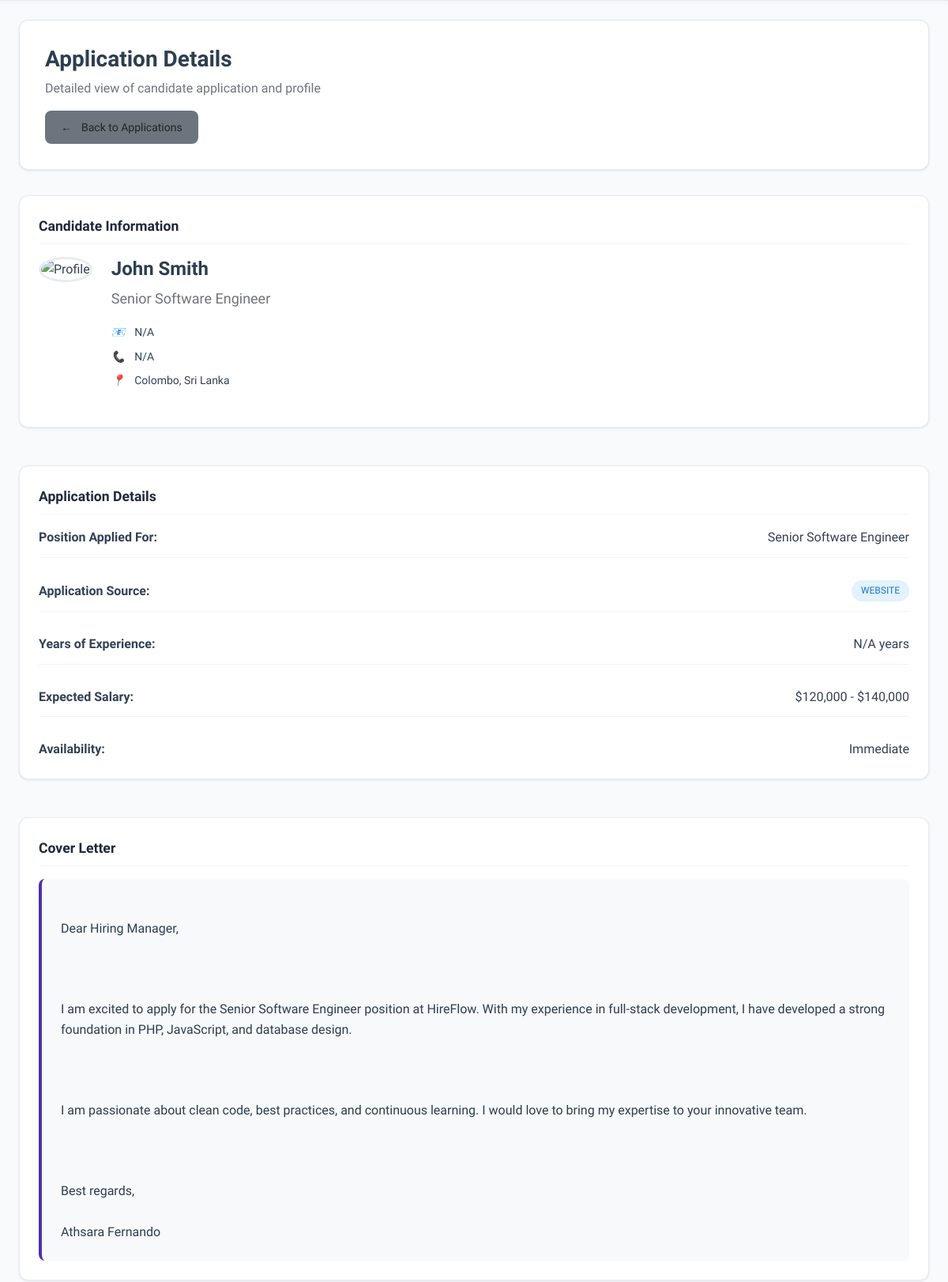
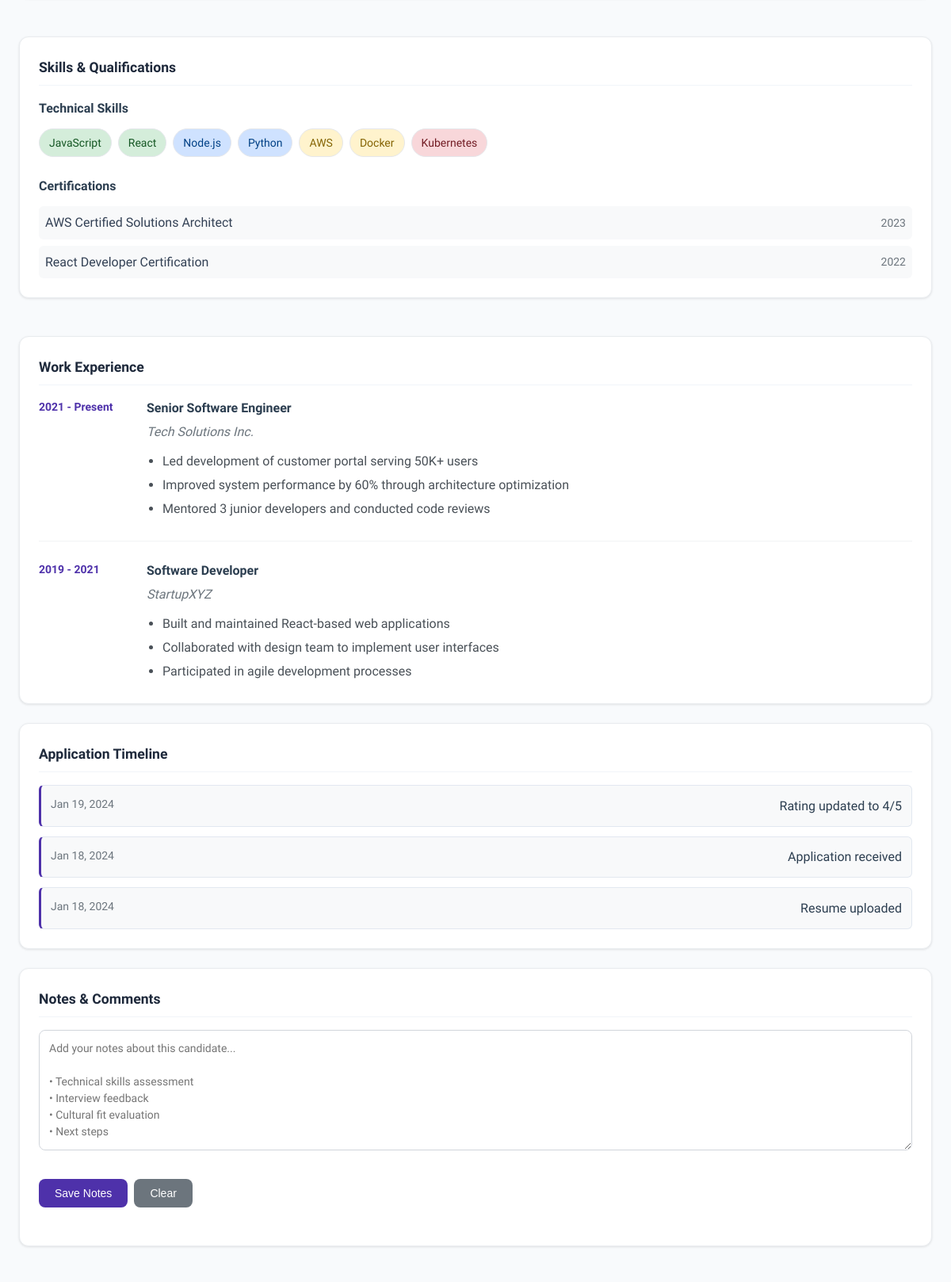
Page /public/hradmin/applicant-database/viewApplication/4 (signed in, upper part) on the committed database (2 pictures, top to bottom).
### tables this page shows
CREATE TABLE `applications` (
  `id` int(11) NOT NULL,
  `applicant_id` int(11) NOT NULL,
  `job_id` int(11) NOT NULL,
  `resume_path` varchar(255) NOT NULL,
  `cover_letter` text DEFAULT NULL,
  `status` enum('Applied','Under Review','Shortlisted','Interview Scheduled','Rejected','Offered') DEFAULT 'Applied',
  `applied_at` timestamp NOT NULL DEFAULT current_timestamp()
);

CREATE TABLE `job_posts` (
  `id` int(11) NOT NULL,
  `hr_id` int(11) NOT NULL,
  `title` varchar(200) NOT NULL,
  `department_id` int(11) DEFAULT NULL,
  `description` text NOT NULL,
  `requirements` text DEFAULT NULL,
  `benefits` text DEFAULT NULL,
  `department` varchar(100) DEFAULT NULL,
  `location` varchar(100) DEFAULT NULL,
  `salary_range` varchar(100) DEFAULT NULL,
  `employment_type` enum('Full-time','Part-time','Contract','Internship') DEFAULT 'Full-time',
  `deadline` date DEFAULT NULL,
  `status` enum('Open','Closed','Draft') DEFAULT 'Draft',
  `created_at` timestamp NOT NULL DEFAULT current_timestamp()
);

### app/controllers/hradmin/ApplicantDatabase.php (called while the page is built, shortened)
<?php
class ApplicantDatabase extends Controller
{
    public function viewApplication($id = null)
    {
        $data = [];
        $data['page_title'] = 'Application Details';
        $data['application_id'] = $id;
        $applicationModel = new Application();
        $application = $applicationModel->getApplicationById($id);
        if ($application) {
            $data['application'] = [
                'id' => $application['id'],
                'applicant_name' => $application['full_name'] ?? 'N/A',
                'email' => $application['email'] ?? 'N/A',
                'phone' => 'N/A',
                'position' => $application['job_title'] ?? 'N/A',
                'status' => $application['status'] ?? 'Unknown',
                'applied_date' => date('Y-m-d', strtotime($application['applied_at'] ?? 'now')),
                'experience' => 'N/A',
                'location' => $application['location'] ?? 'N/A',
                'education' => 'N/A',
                'skills' => [],
                'cover_letter' => $application['cover_letter'] ?? 'No cover letter provided.',
                'resume_url' => $application['resume_path'] ?? ''
            ];
        }
        $this->view('hradmin/view-application', $data);
    }
}

### app/core/App.php (called while the page is built, shortened)
<?php
class App
{
    private $method = 'index';
    private function splitURL()
    {
        $URL = $_GET['url'] ?? 'home';
        $URL = explode("/", trim($URL, "/"));
        return $URL;
    }
    private function convertUrlToClassName($url)
    {
        return str_replace(' ', '', ucwords(str_replace('-', ' ', $url)));
    }
    private function resolveControllerFile($directory, $expectedClassName)
    {
        return [null, null];
    }
    private function resolveFolderController($folder, $segment)
    {
        $controllerDir = "../app/controllers/" . $folder;
        $controllerName = $this->convertUrlToClassName($segment);
        $directPath = $controllerDir . "/" . $controllerName . ".php";
        if (file_exists($directPath)) {
            return [
                'controller' => $controllerName,
                'file' => $directPath,
            ];
        }
        return null;
    }
    public function loadController()
    {
        $URL = $this->splitURL();
        list($fileName, $controllerName) = $this->resolveControllerFile(
            "../app/controllers",
            ucfirst($URL[0])
        );
        if ($fileName) {
            require $fileName;
            $this->controller = $controllerName;
            unset($URL[0]);
        } else {
            if (isset($URL[1])) {
                $resolvedController = $this->resolveFolderController($URL[0], $URL[1]);
                if ($resolvedController) {
                    unset($URL[0]);
                    unset($URL[1]);
                } else {
                    require "../app/controllers/_404.php";
                    $this->controller = '_404';
                }
            }
        }
        $controller = new $this->controller;
        $remainingURL = array_values($URL);
        if (!empty($remainingURL[0])) {
            if (method_exists($controller, $remainingURL[0])) {
                $this->method = $remainingURL[0];
                unset($remainingURL[0]);
            }
        }
        call_user_func_array([$controller, $this->method], array_values($remainingURL));
    }
}

### public/index.php (called while the page is built, shortened)
<?php
$app = new App;
$app->loadController();

### app/core/Database.php (called while the page is built, shortened)
<?php
trait Database
{
    private function connect()
    {
        $string = 'mysql:host=' . DB_HOST . ';port=' . DB_PORT . ';dbname=' . DB_NAME;
        return new PDO($string, DB_USER, DB_PASS);
    }
    public function get_row($query, $data = [])
    {
        $con = $this->connect();
        $stmt = $con->prepare($query);
        $check = $stmt->execute($data);
        if ($check) {
            $result = $stmt->fetchAll(PDO::FETCH_ASSOC);
            if (is_array($result) && count($result)) {
                return $result[0];
            }
        }
        return false;
    }
}

### app/models/Application.php (called while the page is built, shortened)
<?php
class Application
{
    public function getApplicationById($application_id)
    {
        $query = "SELECT a.*, jp.title as job_title, jp.location, jp.employment_type,
                         jp.salary_range, jp.department, jp.deadline
                  FROM applications a
                  LEFT JOIN job_posts jp ON a.job_id = jp.id
                  WHERE a.id = ?";
        return $this->get_row($query, [$application_id]);
    }
}

### app/views/hradmin/view-application.view.php (the view, shortened to what this page needs)
<div class="main-container">
    <div class="header-section">
        <h1 class="page-title">Application Details</h1>
        <p class="page-description">Detailed view of candidate application and profile</p>
        <div class="action-buttons">
            <a href="<?= ROOT ?>/hradmin/applicant-database?tab=applications" class="btn btn-secondary">
                <i class="icon-back"></i>Back to Applications
            </a>
        </div>
    </div>
    <div class="single-column-layout">
            <div class="content-card">
                <h3 class="card-title">Candidate Information</h3>
                <div class="candidate-profile">
                    <div class="profile-header">
                        <div class="profile-image">
                            <img src="<?= ROOT ?>/assets/images/avatar-placeholder.png" alt="Profile" class="avatar">
                        </div>
                        <div class="profile-details">
                            <h2 class="candidate-name"><?= htmlspecialchars($application['name'] ?? 'John Smith') ?></h2>
                            <p class="candidate-title"><?= htmlspecialchars($application['current_title'] ?? 'Senior Software Engineer') ?></p>
                            <div class="contact-info">
                                <div class="contact-item">
                                    <i class="icon-email"></i>
                                    <span><?= htmlspecialchars($application['email'] ?? 'john.smith@email.com') ?></span>
                                </div>
                                <div class="contact-item">
                                    <i class="icon-phone"></i>
                                    <span><?= htmlspecialchars($application['phone'] ?? '+1 (555) 123-4567') ?></span>
                                </div>
                                <div class="contact-item">
                                    <i class="icon-location"></i>
                                    <span><?= htmlspecialchars($application['location'] ?? 'San Francisco, CA') ?></span>
                                </div>
                            </div>
                        </div>
                    </div>
                </div>
            </div>
            <div class="content-card">
                <h3 class="card-title">Application Details</h3>
                <div class="application-info">
                    <div class="info-row">
                        <strong>Position Applied For:</strong>
                        <span><?= htmlspecialchars($application['position'] ?? 'Senior Software Developer') ?></span>
                    </div>
                    <div class="info-row">
                        <strong>Application Source:</strong>
                        <span class="source-tag <?= strtolower($application['source'] ?? 'website') ?>"><?= ucfirst($application['source'] ?? 'Website') ?></span>
                    </div>
                    <div class="info-row">
                        <strong>Years of Experience:</strong>
                        <span><?= $application['experience'] ?? '5' ?> years</span>
                    </div>
                    <div class="info-row">
                        <strong>Expected Salary:</strong>
                        <span><?= htmlspecialchars($application['expected_salary'] ?? '$120,000 - $140,000') ?></span>
                    </div>
                    <div class="info-row">
                        <strong>Availability:</strong>
                        <span><?= htmlspecialchars($application['availability'] ?? 'Immediate') ?></span>
                    </div>
                </div>
            </div>
            <div class="content-card">
                <h3 class="card-title">Cover Letter</h3>
                <div class="cover-letter">
                    <?= nl2br(htmlspecialchars($application['cover_letter'] ?? 'Dear Hiring Manager,
I am writing to express my strong interest in the Senior Software Developer position at your company. With over 5 years of experience in full-stack development and a passion for creating innovative solutions, I believe I would be a valuable addition to your engineering team.
In my current role, I have successfully led the development of several high-impact projects, including a customer portal that increased user engagement by 40% and a microservices architecture that improved system performance by 60%. My expertise includes JavaScript, React, Node.js, Python, and cloud technologies like AWS and Docker.
What excites me most about this opportunity is the chance to work on cutting-edge projects that make a real difference. I am particularly drawn to your company\'s commitment to innovation and user-centric design principles.
I would welcome the opportunity to discuss how my skills and experience can contribute to your team\'s continued success. Thank you for considering my application.
Best regards,
John Smith')) ?>
                </div>
            </div>
            <div class="content-card">
                <h3 class="card-title">Skills & Qualifications</h3>
                <div class="skills-section">
                    <div class="skill-category">
                        <h4>Technical Skills</h4>
                        <div class="skills-grid">
                            <span class="skill-tag expert">JavaScript</span>
                            <span class="skill-tag expert">React</span>
                            <span class="skill-tag proficient">Node.js</span>
                            <span class="skill-tag proficient">Python</span>
                            <span class="skill-tag intermediate">AWS</span>
                            <span class="skill-tag intermediate">Docker</span>
                            <span class="skill-tag beginner">Kubernetes</span>
                        </div>
                    </div>
                    <div class="skill-category">
                        <h4>Certifications</h4>
                        <div class="certifications">
                            <div class="cert-item">
                                <span class="cert-name">AWS Certified Solutions Architect</span>
                                <span class="cert-date">2023</span>
                            </div>
                            <div class="cert-item">
                                <span class="cert-name">React Developer Certification</span>
                                <span class="cert-date">2022</span>
                            </div>
                        </div>
                    </div>
                </div>
            </div>
            <div class="content-card">
                <h3 class="card-title">Work Experience</h3>
                <div class="experience-timeline">
                    <div class="experience-item">
                        <div class="experience-period">2021 - Present</div>
                        <div class="experience-details">
                            <h4>Senior Software Engineer</h4>
                            <p class="company">Tech Solutions Inc.</p>
                            <ul class="achievements">
                                <li>Led development of customer portal serving 50K+ users</li>
                                <li>Improved system performance by 60% through architecture optimization</li>
                                <li>Mentored 3 junior developers and conducted code reviews</li>
                            </ul>
                        </div>
                    </div>
                    <div class="experience-item">
                        <div class="experience-period">2019 - 2021</div>
                        <div class="experience-details">
                            <h4>Software Developer</h4>
                            <p class="company">StartupXYZ</p>
                            <ul class="achievements">
                                <li>Built and maintained React-based web applications</li>
                                <li>Collaborated with design team to implement user interfaces</li>
                                <li>Participated in agile development processes</li>
                            </ul>
                        </div>
                    </div>
                </div>
            </div>
        </div>
        <div class="content-card">
            <h3 class="card-title">Application Timeline</h3>
            <div class="timeline-simple">
                <div class="timeline-event">
                    <div class="timeline-date">Jan 19, 2024</div>
                    <div class="timeline-description">Rating updated to 4/5</div>
                </div>
                <div class="timeline-event">
                    <div class="timeline-date">Jan 18, 2024</div>
                    <div class="timeline-description">Application received</div>
                </div>
                <div class="timeline-event">
                    <div class="timeline-date">Jan 18, 2024</div>
                    <div class="timeline-description">Resume uploaded</div>
                </div>
            </div>
        </div>
        <div class="content-card">
            <h3 class="card-title">Notes & Comments</h3>
            <div class="notes-section">
                <textarea class="notes-input" placeholder="Add your notes about this candidate...
• Technical skills assessment
• Interview feedback
• Cultural fit evaluation
• Next steps" rows="6"></textarea>
                <div class="notes-actions">
                    <button class="btn btn-primary" onclick="saveNotes()">Save Notes</button>
                    <button class="btn btn-secondary" onclick="clearNotes()">Clear</button>
                </div>
            </div>
        </div>
    </div>

### rows in the picture
applications: job.location "Colombo, Sri Lanka", job.title "Senior Software Engineer", cover_letter "Dear Hiring Manager, I am excited to apply for the Senior Software Engineer position at HireFlow. With my experience in full-stack development, I have developed a strong foundation in PHP, JavaScript, and database design. I am passionate about clean code, best practices, and continuous learning. I would love to bring my expertise to your innovative team. Best regards, Athsara Fernando"

### other values in the picture
$application['name'] "John Smith"
$application['current_title'] "Senior Software Engineer"
$application['email'] "N/A"
$application['phone'] "N/A"
$application['source'] "WEBSITE"
$application['experience'] "N/A"
$application['expected_salary'] "$120,000 - $140,000"
$application['availability'] "Immediate"
